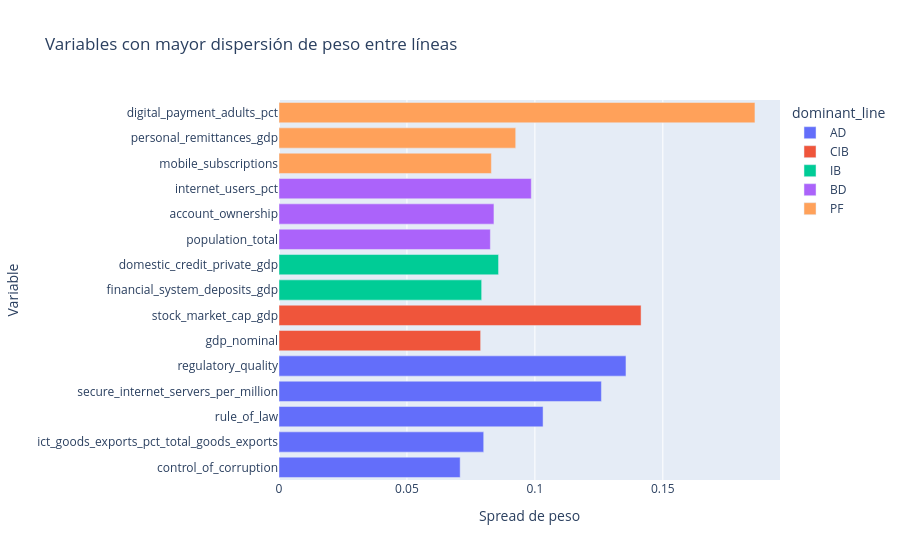

Here is the notebook cell this chart was saved with:
### Markdown cell above
## 11. Variables que realmente diferencian las tesis

La diferenciación de tesis no se evalúa solo con pesos por dimensión. Debe observarse qué variables tienen mayor dispersión de peso entre líneas. Estas variables son los verdaderos “separadores estratégicos” del modelo.

### Code cell
# ---------------------------------------------------------------------------
# Spread de pesos entre líneas
# ---------------------------------------------------------------------------
weight_spread = weight_vectors.T.copy()
weight_spread["max_weight"] = weight_spread.max(axis=1)
weight_spread["min_weight"] = weight_spread.min(axis=1)
weight_spread["spread"] = weight_spread["max_weight"] - weight_spread["min_weight"]
weight_spread["dominant_line"] = weight_vectors.idxmax(axis=0)
weight_spread = weight_spread.sort_values("spread", ascending=False).reset_index().rename(columns={"index": "variable"})

display(style_table(
    weight_spread.head(20),
    gradient_cols=["spread", "max_weight"],
    gradient_cmap="YlOrRd",
    format_dict={col: "{:.4f}" for col in weight_vectors.index.tolist() + ["max_weight", "min_weight", "spread"] if col in weight_spread.columns},
).set_caption("Variables que más diferencian las tesis de negocio"))

fig = px.bar(
    weight_spread.head(15).sort_values("spread"),
    x="spread",
    y="variable",
    orientation="h",
    color="dominant_line",
    title="Variables con mayor dispersión de peso entre líneas",
)
fig.update_layout(xaxis_title="Spread de peso", yaxis_title="Variable")
fig.show()

### Figure 1 — Plotly figure (JSON) as saved in the notebook; plotly's stock layout.template omitted (floating-point values rounded to 4 significant figures)
{"data": [{"hovertemplate": "dominant_line=AD<br>spread=%{x}<br>variable=%{y}<extra></extra>", "legendgroup": "AD", "marker": {"color": "#636efa", "pattern": {"shape": ""}}, "name": "AD", "orientation": "h", "showlegend": true, "textposition": "auto", "type": "bar", "x": [0.0708, 0.08, 0.1032, 0.126, 0.1356], "xaxis": "x", "y": ["control_of_corruption", "ict_goods_exports_pct_total_goods_exports", "rule_of_law", "secure_internet_servers_per_million", "regulatory_quality"], "yaxis": "y"}, {"hovertemplate": "dominant_line=CIB<br>spread=%{x}<br>variable=%{y}<extra></extra>", "legendgroup": "CIB", "marker": {"color": "#EF553B", "pattern": {"shape": ""}}, "name": "CIB", "orientation": "h", "showlegend": true, "textposition": "auto", "type": "bar", "x": [0.0788, 0.1415], "xaxis": "x", "y": ["gdp_nominal", "stock_market_cap_gdp"], "yaxis": "y"}, {"hovertemplate": "dominant_line=IB<br>spread=%{x}<br>variable=%{y}<extra></extra>", "legendgroup": "IB", "marker": {"color": "#00cc96", "pattern": {"shape": ""}}, "name": "IB", "orientation": "h", "showlegend": true, "textposition": "auto", "type": "bar", "x": [0.0792, 0.0858], "xaxis": "x", "y": ["financial_system_deposits_gdp", "domestic_credit_private_gdp"], "yaxis": "y"}, {"hovertemplate": "dominant_line=BD<br>spread=%{x}<br>variable=%{y}<extra></extra>", "legendgroup": "BD", "marker": {"color": "#ab63fa", "pattern": {"shape": ""}}, "name": "BD", "orientation": "h", "showlegend": true, "textposition": "auto", "type": "bar", "x": [0.0826, 0.084, 0.0986], "xaxis": "x", "y": ["population_total", "account_ownership", "internet_users_pct"], "yaxis": "y"}, {"hovertemplate": "dominant_line=PF<br>spread=%{x}<br>variable=%{y}<extra></extra>", "legendgroup": "PF", "marker": {"color": "#FFA15A", "pattern": {"shape": ""}}, "name": "PF", "orientation": "h", "showlegend": true, "textposition": "auto", "type": "bar", "x": [0.083, 0.0925, 0.186], "xaxis": "x", "y": ["mobile_subscriptions", "personal_remittances_gdp", "digital_payment_adults_pct"], "yaxis": "y"}], "layout": {"barmode": "relative", "legend": {"title": {"text": "dominant_line"}, "tracegroupgap": 0}, "title": {"text": "Variables con mayor dispersión de peso entre líneas"}, "xaxis": {"anchor": "y", "domain": [0, 1], "title": {"text": "Spread de peso"}}, "yaxis": {"anchor": "x", "domain": [0, 1], "title": {"text": "Variable"}}}}
